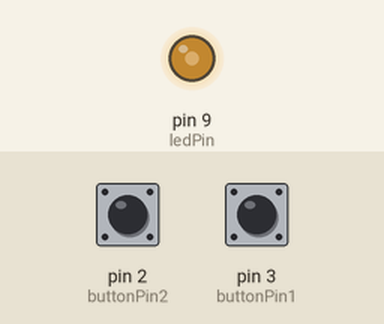
Recording of a sketch running on a simulated Arduino Uno, built with avr-gcc and run on an emulated ATmega328P. Shown: output pins drawn as LEDs (lit = HIGH). Inputs (shaded band) come from the test bench; at power-on: pin 3 (buttonPin1) HIGH, pin 2 (buttonPin2) LOW.

Above: at 1.2 s.
1.3 s: pin 3 (buttonPin1) pulled LOW for 3.2 s
At 3.4 s:
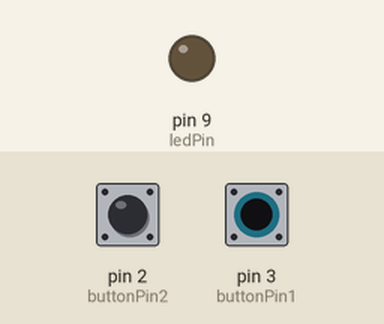
7.5 s: pin 3 (buttonPin1) pulled LOW for 0.15 s
At 8.9 s:
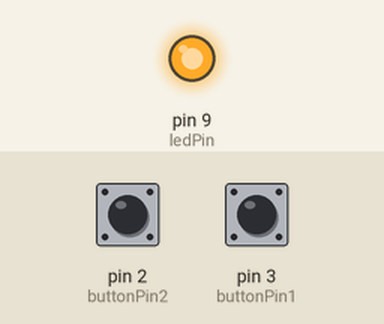
Timing chart, 0 to 10.5 s (numbered marks = the images above; inputs shaded):
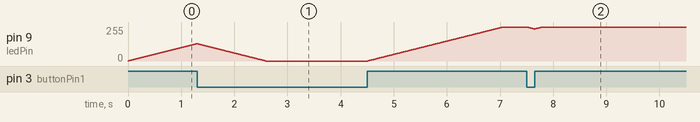

The sketch:

Light_Fade.ino
```cpp
int buttonPin1 = 3;
int buttonPin2 = 2;
  int ledPin =  9;
  int value =0;
void setup() {
  pinMode(ledPin, OUTPUT);
  pinMode(buttonPin1, INPUT);
  pinMode(buttonPin2, INPUT);
}

void loop(){
if (digitalRead(buttonPin1) == LOW) {
  value--;
  }
  else if (digitalRead(buttonPin2) == LOW) {
    value++;
    }
  value = constrain(value, 0, 255);
  analogWrite(ledPin, value);
  delay(10);
}
```
